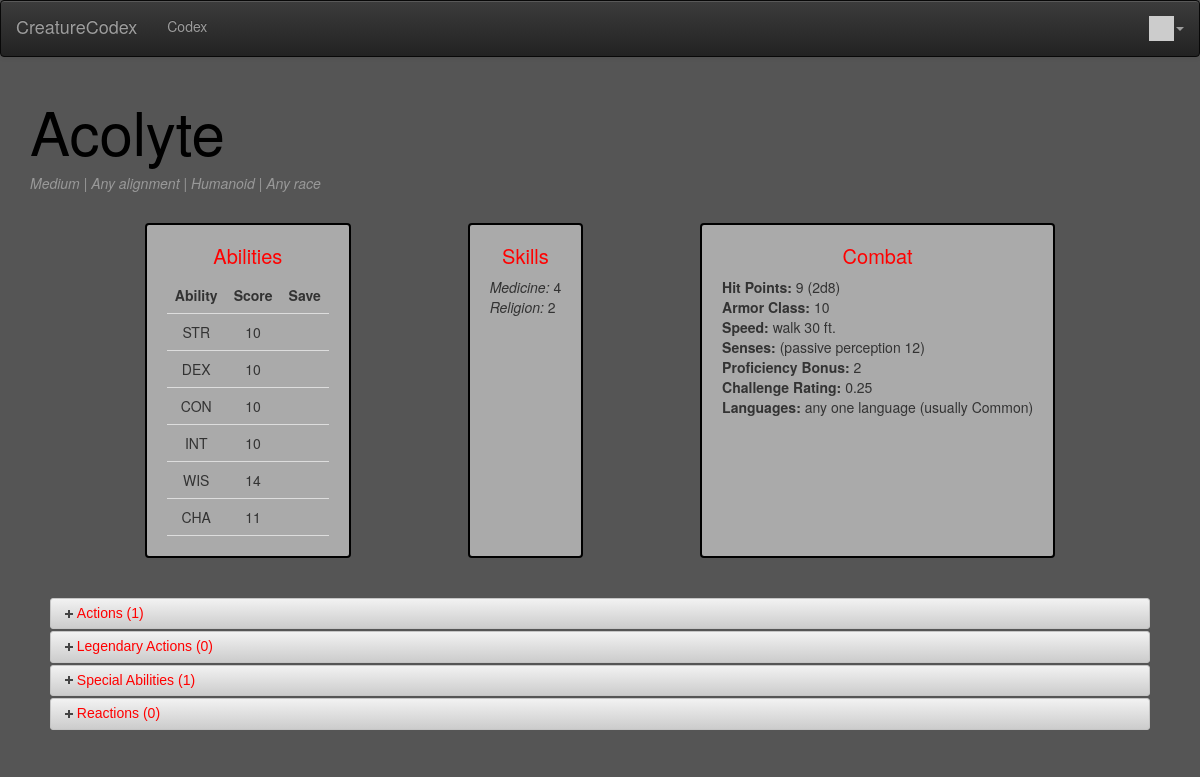
The page /codex/creature/8925 (signed in) on the database its author committed.
### codex/models.py (models this page shows, shortened)
class Creature(models.Model):
    name = models.CharField(max_length=128)
    strScore =  models.IntegerField()
    strSave = models.IntegerField(null=True)
    dexScore = models.IntegerField()
    dexSave = models.IntegerField (null=True)
    conScore = models.IntegerField()
    conSave = models.IntegerField(null=True)
    intScore = models.IntegerField()
    intSave = models.IntegerField(null=True)
    wisScore = models.IntegerField()
    wisSave = models.IntegerField(null=True)
    chaScore = models.IntegerField()
    chaSave = models.IntegerField(null=True)
    arcana = models.IntegerField(null=True)
    athletics = models.IntegerField(null=True)
    deception = models.IntegerField(null=True)
    history = models.IntegerField(null=True)
    insight = models.IntegerField(null=True)
    intimidation = models.IntegerField(null=True)
    investigation = models.IntegerField(null=True)
    medicine = models.IntegerField(null=True)
    nature = models.IntegerField(null=True)
    perception = models.IntegerField(null=True)
    performance = models.IntegerField(null=True)
    persuasion = models.IntegerField(null=True)
    religion = models.IntegerField(null=True)
    stealth = models.IntegerField(null=True)
    survival = models.IntegerField(null=True)
    armorClass = models.IntegerField()
    challengeRating = models.FloatField()
    hitDieNum = models.IntegerField() # Gathered form the HD...
    hitPoints = models.IntegerField()
    passivePerception = models.IntegerField() # Gathered from Senses...
    proficiencyBonus = models.IntegerField() # Based on CR...
    alignment = models.ForeignKey(Alignment,on_delete=models.CASCADE)
    hitDieType = models.ForeignKey(HitDieType,on_delete=models.CASCADE)
    size = models.ForeignKey(Size,on_delete=models.CASCADE)
    subtype = models.ForeignKey(Subtype,on_delete=models.CASCADE,null=True)
    type = models.ForeignKey(Type,on_delete=models.CASCADE)
    conditionImmunities = models.ManyToManyField(ConditionImmunities,through='ConditionImmunitiesCreature',
                                                 )
    damageImmunities = models.ManyToManyField(DamageType,through='DamageImmunitiesCreature',related_name='immunity')
    damageResistances = models.ManyToManyField(DamageType,through='DamageResistancesCreature',related_name='resistance')
    damageVulnerabilities = models.ManyToManyField(DamageType,through='DamageVulnerabilitiesCreature',related_name='vulnerability')
    languages = models.ManyToManyField(Languages,through='LanguagesCreature') # Explanation area? Or just str...
    senses = models.ManyToManyField(Senses,through='SensesCreature')
    speed = models.ManyToManyField(Speed,through='SpeedCreature')

class Size(models.Model):
    size = models.CharField(max_length=24)
    def __str__(self,):
        return self.size

class Alignment(models.Model):
    alignment = models.CharField(max_length=128)
    def __str__(self,):
        return self.alignment

class Type(models.Model):
    type = models.CharField(max_length=128)
    def __str__(self,):
        return self.type

class Subtype(models.Model):
    subtype = models.CharField(max_length=128)
    def __str__(self,):
        return self.subtype

class HitDieType(models.Model):
    hitDieType = models.CharField(max_length=3)
    def __str__(self,):
        return self.hitDieType

class Speed(models.Model):
    speed = models.CharField(max_length=256)
    def __str__(self,):
        return self.speed

class Languages(models.Model):
    language = models.CharField(max_length=256)
    def __str__(self,):
        return self.language

### codex/views.py (the view)
# urls.py: path('creature/<int:pk>', views.CreatureDetailView.as_view(), name='creature_detail'),
class CreatureDetailView(generic.DetailView):
    model = Creature
    template_name = "codex/creature_detail.html"
    def get(self, request, pk) :
        self.object = self.get_object()
        context = super(CreatureDetailView, self).get_context_data()
        c = Creature.objects.get(id=pk)
        ability_matrix = [['STR',c.strScore,c.strSave],
                            ['DEX',c.dexScore,c.dexSave],
                            ['CON',c.conScore,c.conSave],
                            ['INT',c.intScore,c.intSave],
                            ['WIS',c.wisScore,c.wisSave],
                            ['CHA',c.chaScore,c.chaSave]]
        context['abilities'] = [[value if value else '' for value in row] for row in ability_matrix]
        skills = []
        sk_names = ['Arcana','Athletics','Deception','History','Insight','Intimidation','Invesitgation',
                    'Medicine','Nature','Perception','Performance','Persuasion','Religion','Stealth',
                    'Survival']
        for i,sk in enumerate([c.arcana,c.athletics,c.deception,c.history,c.insight,c.intimidation,c.investigation,
                   c.medicine,c.nature,c.perception,c.performance,c.persuasion,c.religion,c.stealth,
                   c.survival]):
            if sk:
                skills.append([sk_names[i],sk])
        context['skills'] = skills
        return render(request, self.template_name, context)

### codex/context_processors.py (called while the page is built)
def name_of_app(request):
    return {'APP_NAME': "CreatureCodex"}

### codex/models.py (called while the page is built)
    def __str__(self,):
        return self.name

### home/templatetags/app_tags.py (called while the page is built)
@register.filter(name='gravatar')
def gravatar(user, size=35):
    email = str(user.email.strip().lower()).encode('utf-8')
    email_hash = md5(email).hexdigest()
    url = "//www.gravatar.com/avatar/{0}?s={1}&d=identicon&r=PG"
    return url.format(email_hash, size)

### codex/templates/codex/creature_detail.html (shortened to what this page needs)
{% extends "codex/base_menu.html" %}
{% block content %}
  <div id="banner">
    <h1>{{ creature.name }}</h1>
    <p><i>{{creature.size}} | {{creature.alignment|capfirst}} | {{creature.type|capfirst}} | {{creature.subtype|capfirst}}</i></p>
  </div>
  <div id="basicStats">
    <div class="basicStats-block" id="abilityScores">
      <h2>Abilities</h2>
      <table>
        <tr>
          <td><strong>Ability</strong></td>
          <td><strong>Score</strong></td>
          <td><strong>Save</strong></td>
        </tr>
        {% for ab in abilities %}
          <tr>
            <td>{{ab.0}}</td>
            <td>{{ab.1}}</td>
            <td>{{ab.2}}</td>
          </tr>
        {% endfor %}
      </table>
    </div>
    <div class="basicStats-block" id="skills">
      <h2>Skills</h2>
      <ul>
        {% for s in skills %}
          <li><i>{{s.0}}:</i> {{s.1}}</li>
        {% endfor %}
      </ul>
    </div>
    <div class="basicStats-block" id="leadStats">
      <h2>Combat</h2>
      <ul>
        <li><strong>Hit Points:</strong> {{creature.hitPoints}} ({{creature.hitDieNum}}{{creature.hitDieType}})</li>
        <li><strong>Armor Class:</strong> {{creature.armorClass}}</li>
        <li><strong>Speed:</strong> {{ creature.speed.all|join:", " }}</li>
        <li><strong>Senses:</strong> {{ creature.senses.all|join:", " }} <span id="pp">(passive perception {{creature.passivePerception}})</span></li>
        <li><strong>Proficiency Bonus:</strong> {{creature.proficiencyBonus}}</li>
        <li><strong>Challenge Rating:</strong> {{creature.challengeRating}}</li>
        {% if creature.languages.all %}
          <li><strong>Languages:</strong> {{ creature.languages.all|join:", " }}</li>
        {% endif %}
      </ul>
    </div>
  </div>
  <div class='accordion'>
    <h2>Actions ({{creature.actions_set.count}})</h2>
    <h2>Legendary Actions ({{creature.legendaryactions_set.count}})</h2>
    <h2>Special Abilities ({{creature.specialabilities_set.count}})</h2>
    <h2>Reactions ({{creature.reactions_set.count}})</h2>
  </div>
{% endblock %}

### codex/templates/codex/base_bootstrap.html (style rules this page uses)
h1 { color: #000000; font-size: 60px; }
#banner p { color: #999999; }
.ui-state-default { background-image: linear-gradient(#f2f2f2, #cccccc); color: red; }
body { background-color: #555555; z-index: -100; min-height: 100%; }
div#basicStats { display: flex; flex-wrap: wrap; flex-direction: row; justify-content: space-evenly; }
div.basicStats-block { border: 2px solid black; border-radius: 4px; padding: 20px; min-width: 100px; margin: 20px 2px; }
div.basicStats-block { background-color: rgba(256,256,256,.5); max-width: 45vw; }
div.basicStats-block ul { list-style-type: none; margin: 0; padding: 0; }
table { border-collapse: collapse; width: 30%; }
th, td { padding: 8px; text-align: center; border-bottom: 1px solid #ddd; }
div.basicStats-block h2 { color: red; font-size: 20px; text-align: center; margin: 0; margin-bottom: 10px; }
div.accordion { margin: 20px; }

### rows shown on the page
Creature: name "Acolyte", size "Medium", alignment "Any alignment", type "Humanoid", subtype "Any race", hitPoints "9", hitDieNum "2", hitDieType "d8", armorClass "10", speed.all "walk 30 ft.", passivePerception "12", proficiencyBonus "2", challengeRating "0.25", languages.all "any one language (usually Common)", actions_set.count "1", legendaryactions_set.count "0", specialabilities_set.count "1", reactions_set.count "0"

### other values the page prints
{{ APP_NAME }} "CreatureCodex"
{{ ab.0 }} "STR" "DEX" "CON" "INT" "WIS" "CHA"
{{ ab.1 }} "10" "10" "10" "10" "14" "11"
{{ s.0 }} "Medicine" "Religion"
{{ s.1 }} "4" "2"
